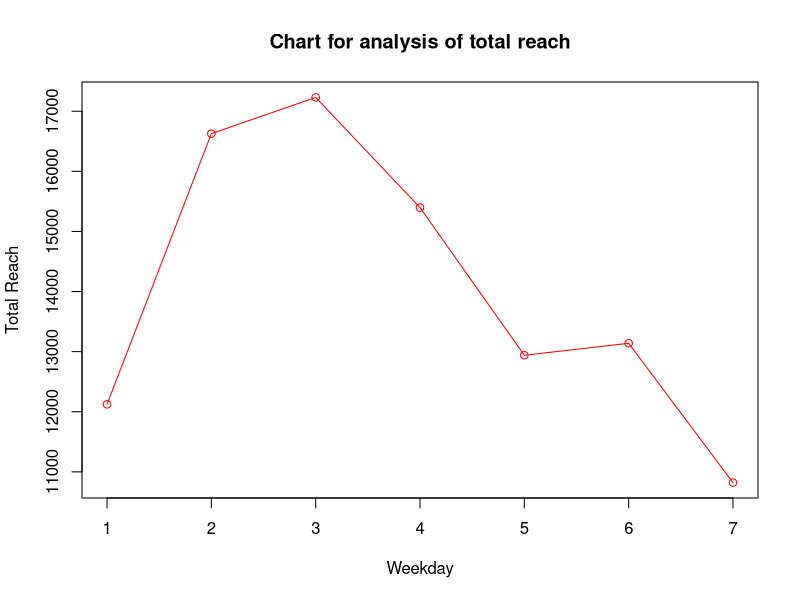
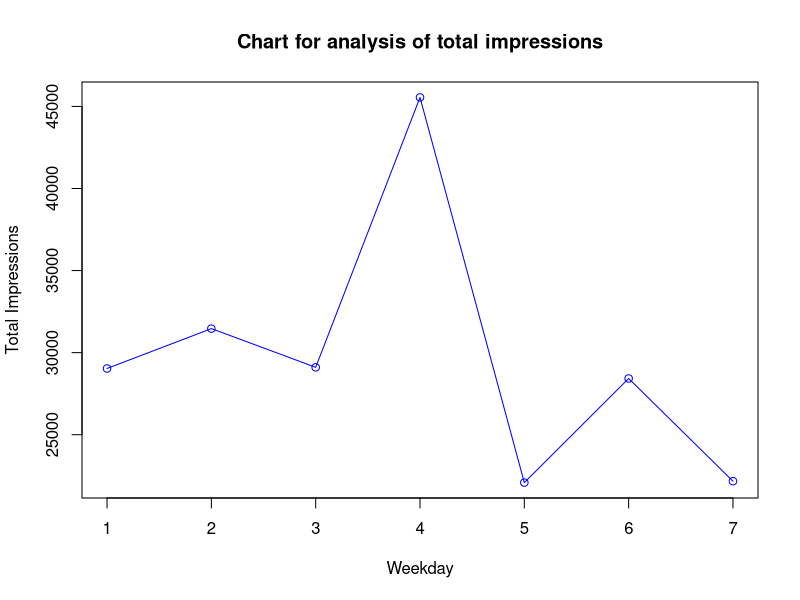
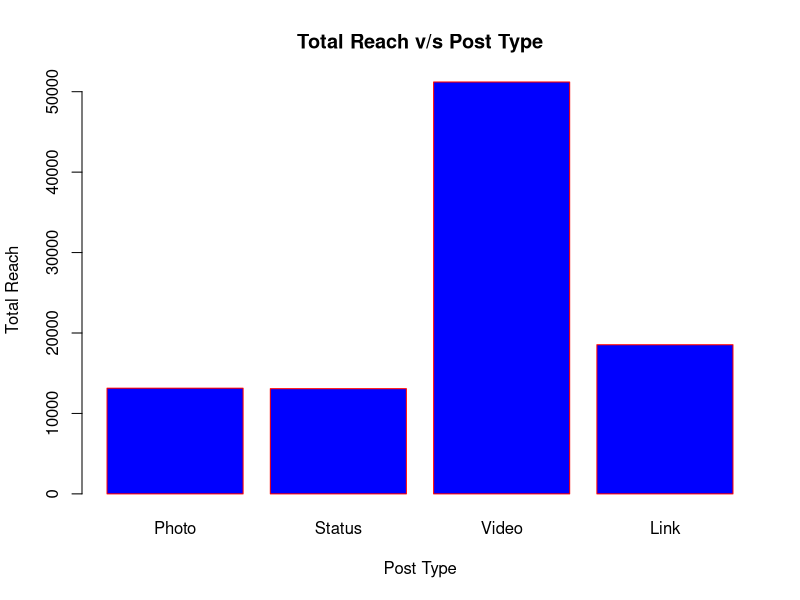
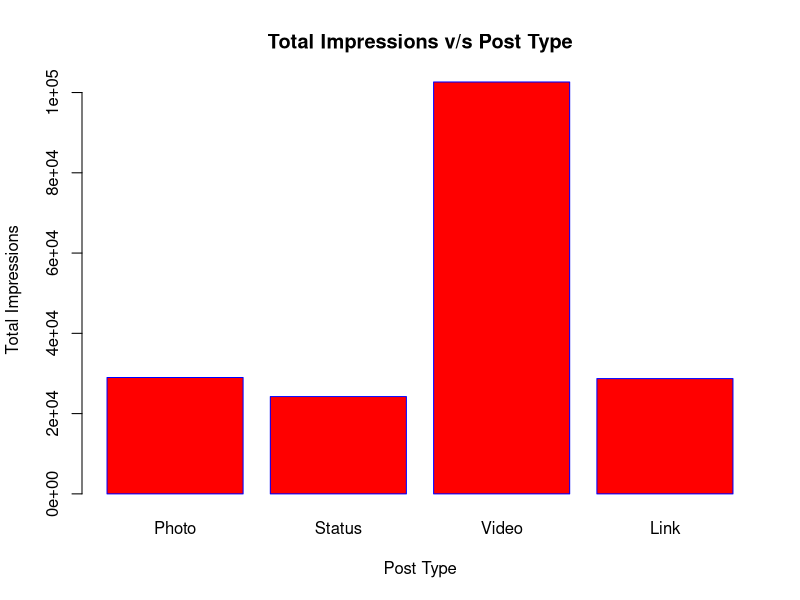
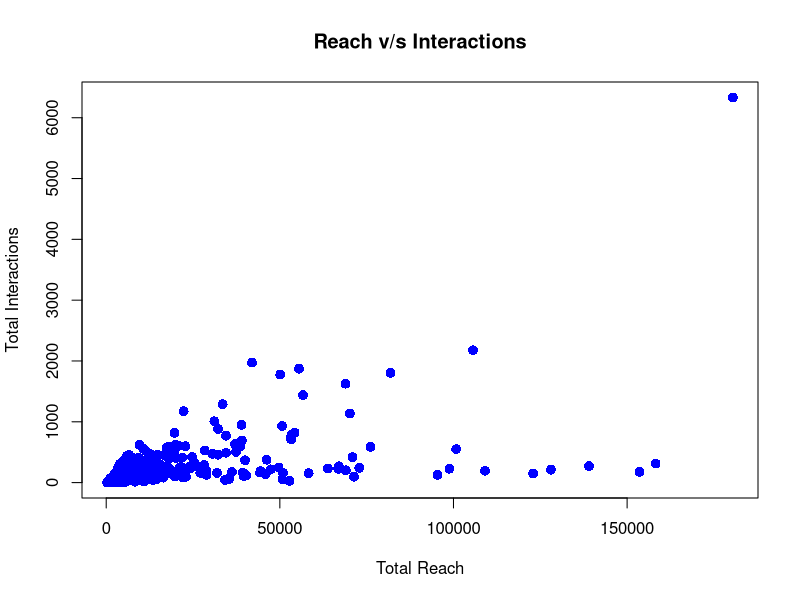
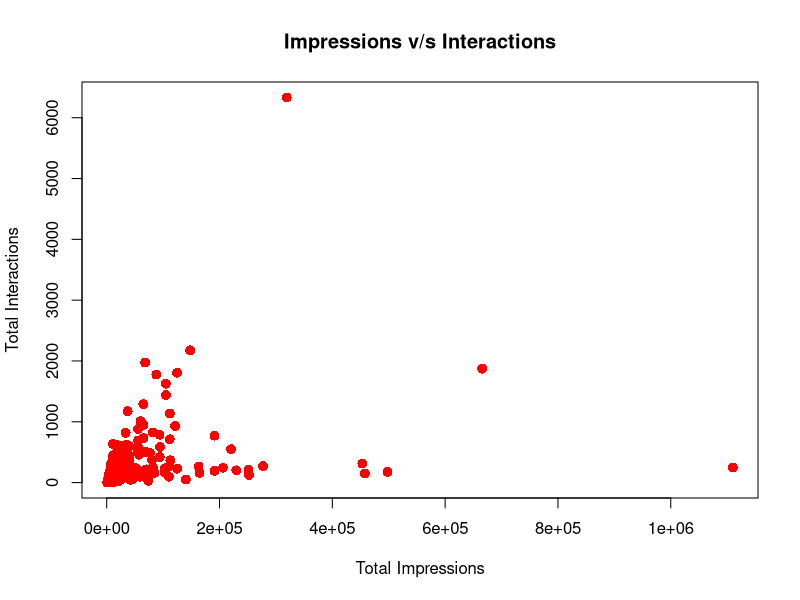
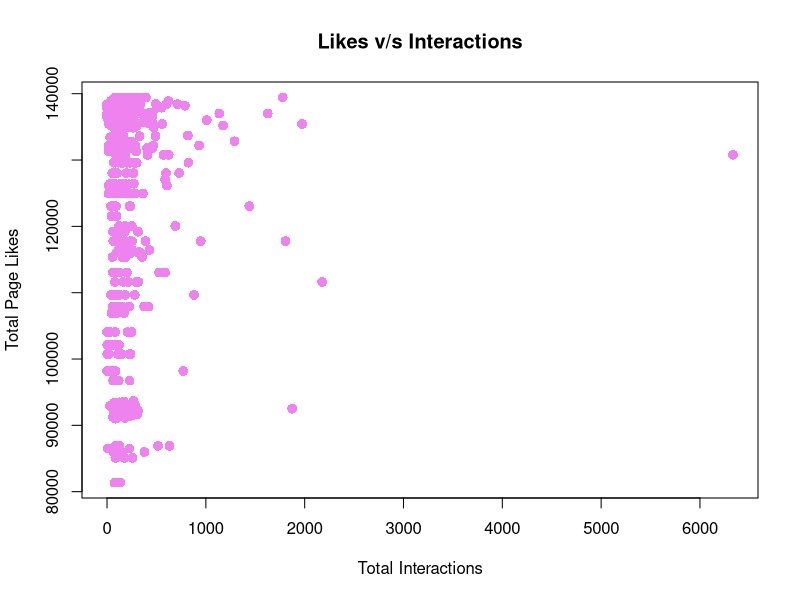

Generate these figures, in order, with R: (Note: this script raises an error after producing the figures.)
print("Facebook dataset for page analysis")
data<-read.csv("facebook.csv")
#print(data)
print (is.data.frame(data))
print (ncol(data))
print (nrow(data))

####MULTIPLE REGRESSION ANALYSIS #####
input<-read.csv(file = "facebook.csv", sep = ",")[ ,c('PTL','LPTReach','LPTImpressions','Type','Weekday','Hour')]
print (head(input))
model<-lm(PTL~LPTReach+LPTImpressions+Type+Weekday+Hour,data=input)
print(model)
a <- coef(model)[1]
#print(a)
XLPTReach <- coef(model)[2]
XLPTImpressions <- coef(model)[3]
XTypePhoto <- coef(model)[4]
XTypeStatus <- coef(model)[5]
XTypeVideo <- coef(model)[6]
XWeekday <- coef(model)[7]
Xhour <- coef(model)[8]


####PREDICTION OF NUMBER OF LIKES FROM VARIOUS PARAMETERS####
print("Prediction of number of likes from the multiple regression analysis")
x1 <- readline("What is the total reach?")
x1 <- as.numeric(x1)
x2 <- readline("What is the value for total impressions?") 
x2 <- as.numeric(x2)
x6 <- readline("What is weekday?")
x6 <- as.numeric(x6)
x7 <- readline("Which is the hour of the day?") 
x7 <- as.numeric(x7)
x<-c("Photo","Status","Video")
print(x)
type<-readline("What is the type of post?")
if("Photo" %in% type) {
  Y = a + XLPTReach*x1+XLPTImpressions*x2+XTypePhoto*2.5+XWeekday*x6+Xhour*x7
  Z = a + XLPTReach*x1+XLPTImpressions*x2+XTypePhoto*3+XWeekday*x6+Xhour*x7
  print("Range of likes:")
  print(Y)
  print(Z)
} else if ("Status" %in% x) {
  Y = a + XLPTReach*x1+XLPTImpressions*x2+XTypeStatus*1.4+XWeekday*x6+Xhour*x7
  Z = a + XLPTReach*x1+XLPTImpressions*x2+XTypeStatus*2+XWeekday*x6+Xhour*x7
  print("Range of likes:")
  print(Y)
  print(Z)
} else if ("Video" %in% x) {
  Y = a + XLPTReach*x1+XLPTImpressions*x2+XTypeVideo*1.1+XWeekday*x6+Xhour*x7
  Z = a + XLPTReach*x1+XLPTImpressions*x2+XTypeVideo*1.8+XWeekday*x6+Xhour*x7
  print("Range of likes:")
  print(Y)
  print(Z)
}


#####Relation between post day and number of reached,Number of impressions####

day1<- subset(data,Weekday==1)
mean1R <- mean(day1$LPTReach)
mean1I <- mean(day1$LPTImpressions)


day2<- subset(data,Weekday==2)
mean2R <- mean(day2$LPTReach)
mean2I <- mean(day2$LPTImpressions)

day3<- subset(data,Weekday==3)
mean3R <- mean(day3$LPTReach)
mean3I <- mean(day3$LPTImpressions)

day4<- subset(data,Weekday==4)
mean4R <- mean(day4$LPTReach)
mean4I <- mean(day4$LPTImpressions)

day5<- subset(data,Weekday==5)
mean5R <- mean(day5$LPTReach)
mean5I <- mean(day5$LPTImpressions)

day6<- subset(data,Weekday==6)
mean6R <- mean(day6$LPTReach)
mean6I <- mean(day6$LPTImpressions)

day7<- subset(data,Weekday==7)
mean7R <- mean(day7$LPTReach)
mean7I <- mean(day7$LPTImpressions)

v<-c(mean1R,mean2R,mean3R,mean4R,mean5R,mean6R,mean7R)
t<-c(mean1I,mean2I,mean3I,mean4I,mean5I,mean6I,mean7I)
png(file = "Weekday_TotalReach.png")
plot(v,type = "o",col = "red", xlab = "Weekday", ylab = "Total Reach", 
 main = "Chart for analysis of total reach")
dev.off()

png(file = "Weekday_TotalImpressions.png")
plot(t,type = "o",col = "blue", xlab = "Weekday", ylab = "Total Impressions", 
     main = "Chart for analysis of total impressions")
dev.off()

#####RELATION BETWEEN TYPE OF POST & REACH, POST & IMPRESSIONS#####
photodf <- subset(data,Type=="Photo")
meanPR <- mean(photodf$LPTReach)
meanPI <- mean(photodf$LPTImpressions)
#meanPLikesP <- mean(photodf$PTL)


statusdf <- subset(data,Type=="Status")
meanSR <- mean(statusdf$LPTReach)
meanSI <- mean(statusdf$LPTImpressions)
#meanPLikesS <- mean(statusdf$PTL)


videodf <- subset(data,Type=="Video")
meanVR <- mean(videodf$LPTReach)
meanVI <- mean(videodf$LPTImpressions)
#meanPLikesV <- mean(videodf$PTL)


linkdf <- subset(data,Type=="Link")
meanLR <- mean(linkdf$LPTReach)
meanLI <- mean(linkdf$LPTImpressions)
#meanPLikesL <- mean(linkdf$PTL)

ValueR <- c(meanPR,meanSR,meanVR,meanLR)
ValueI <- c(meanPI,meanSI,meanVI,meanLI)
Post <- c("Photo","Status","Video","Link")
png(file = "barchart_reach&postType.png")

barplot(ValueR,names.arg = Post,xlab = "Post Type",ylab = "Total Reach",col = "blue",
        main = "Total Reach v/s Post Type",border = "red")
dev.off()

png(file = "barchart_Impressions&postType.png")
barplot(ValueI,names.arg = Post,xlab = "Post Type",ylab = "Total Impressions",col = "red",
        main = "Total Impressions v/s Post Type",border = "blue")
dev.off()

######Total Reach,Impressions,Likes on basis of total interactions######
ReachInt<-data$LPTReach
ImpressionInt<-data$LPTImpressions
LikesInt<-data$PTL
TotalInt<-data$Total.Interactions

relation <- lm(TotalInt~ReachInt)
png(file = "linearregression(ReachvsInteractions.png")
plot(ReachInt,TotalInt,col = "blue",main = "Reach v/s Interactions",
     cex = 1.3,pch = 16,ylab = "Total Interactions",xlab = "Total Reach")
dev.off()

relation <- lm(TotalInt~ImpressionInt)
png(file = "linearregression(ImpressionsvsInteractions.png")
plot(ImpressionInt,TotalInt,col = "red",main = "Impressions v/s Interactions",
     cex = 1.3,pch = 16,ylab = "Total Interactions",xlab = "Total Impressions")
dev.off()

relation <- lm(LikesInt~TotalInt)
png(file = "linearregression(LikesvsInteractions.png")
plot(TotalInt,LikesInt,col = "violet",main = "Likes v/s Interactions",
     cex = 1.3,pch = 16,xlab = "Total Interactions",ylab = "Total Page Likes")
dev.off()


######Paid And Type,LPTReachL,Reach,Impressions######
data1<-read.csv("facebook.csv")
library(party)

png(file = "Paid(PartialData).png")
output.tree <- ctree(
  Paid[1:100] ~ ReachInt[1:100] + ImpressionInt[1:100], 
  data = data1)
plot(output.tree)
dev.off()

png(file = "Paid(FullData).png")
output.tree <- ctree(
  Paid[1:100] ~ ReachInt[1:100] + ImpressionInt[1:100], 
  data = data1)
plot(output.tree)
dev.off()


#####Lifetimepost liked & engaged ones####
LPEuser1<-data$LPEuser
LEngaged1<-data$LEngaged
divi.result <- (LPEuser1/LEngaged1)*100
LPEuser1mean<-mean(divi.result)
LEngaged1mean=100-LPEuser1mean
x<-c(LPEuser1mean,LEngaged1mean)
piepercent<- round(100*x/sum(x), 1)
png(file = "Engaged_users.png")
pie(x,labels=piepercent, main = "Engaged users %", col = rainbow(length(x)))
legend("topright", c("Users already liked the page","Others"), cex = 0.8,fill = rainbow(length(x)))
dev.off()

#####Reached,Engaged and Consumed per post type#######
LPTreach<-photodf$LPTReach
LEngaged2<-photodf$LEngaged
LConsumer<-photodf$LPConsumers
print("Statistical results for post type=photo")
print(mean(LPTreach))
print(mean(LEngaged2))
print(mean(LConsumer))
divi.result1<- (LEngaged2/LPTreach)*100
divi.result2<- (LConsumer/LPTreach)*100
others<-100-(divi.result1+divi.result2)
LEngaged2mean<-mean(divi.result1)
LConsumermean<-mean(divi.result2)
others<-100-(LEngaged2mean+LConsumermean)
x<-c(LEngaged2mean,LConsumermean,others)
piepercent<- round(100*x/sum(x), 1)
png(file = "Reach_Engaged_Consumers(photo).png")
pie(x,labels=piepercent, main = "Engaged Users,Consumed from total reach(photo)%", col = rainbow(length(x)))
legend("topright", c("Engaged users%","Lifetime Post Consumers%","Others%"), cex = 0.8,fill = rainbow(length(x)))
dev.off()

LPTreach<-statusdf$LPTReach
LEngaged2<-statusdf$LEngaged
LConsumer<-statusdf$LPConsumers
print("Statistical results for post type=status")
print(mean(LPTreach))
print(mean(LEngaged2))
print(mean(LConsumer))
divi.result1<- (LEngaged2/LPTreach)*100
divi.result2<- (LConsumer/LPTreach)*100
others<-100-(divi.result1+divi.result2)
LEngaged2mean<-mean(divi.result1)
LConsumermean<-mean(divi.result2)
others<-100-(LEngaged2mean+LConsumermean)
x<-c(LEngaged2mean,LConsumermean,others)
piepercent<- round(100*x/sum(x), 1)
png(file = "Reach_Engaged_Consumers(status).png")
pie(x,labels=piepercent, main = "Engaged Users,Consumed from total reach(status)%", col = rainbow(length(x)))
legend("topright", c("Engaged users%","Lifetime Post Consumers%","Others%"), cex = 0.8,fill = rainbow(length(x)))
dev.off()

LPTreach<-videodf$LPTReach
LEngaged2<-videodf$LEngaged
LConsumer<-videodf$LPConsumers
print("Statistical results for post type=video")
print(mean(LPTreach))
print(mean(LEngaged2))
print(mean(LConsumer))
divi.result1<- (LEngaged2/LPTreach)*100
divi.result2<- (LConsumer/LPTreach)*100
others<-100-(divi.result1+divi.result2)
LEngaged2mean<-mean(divi.result1)
LConsumermean<-mean(divi.result2)
others<-100-(LEngaged2mean+LConsumermean)
x<-c(LEngaged2mean,LConsumermean,others)
piepercent<- round(100*x/sum(x), 1)
png(file = "Reach_Engaged_Consumers(video).png")
pie(x,labels=piepercent, main = "Engaged Users,Consumed from total reach(video)%", col = rainbow(length(x)))
legend("topright", c("Engaged users%","Lifetime Post Consumers%","Others%"), cex = 0.8,fill = rainbow(length(x)))
dev.off()

LPTreach<-linkdf$LPTReach
LEngaged2<-linkdf$LEngaged
LConsumer<-linkdf$LPConsumers
print("Statistical results for post type=link")
print(mean(LPTreach))
print(mean(LEngaged2))
print(mean(LConsumer))
divi.result1<- (LEngaged2/LPTreach)*100
divi.result2<- (LConsumer/LPTreach)*100
others<-100-(divi.result1+divi.result2)
LEngaged2mean<-mean(divi.result1)
LConsumermean<-mean(divi.result2)
others<-100-(LEngaged2mean+LConsumermean)
x<-c(LEngaged2mean,LConsumermean,others)
piepercent<- round(100*x/sum(x), 1)
png(file = "Reach_Engaged_Consumers(link).png")
pie(x,labels=piepercent, main = "Engaged Users,Consumed from total reach(link)%", col = rainbow(length(x)))
legend("topright", c("Engaged users%","Lifetime Post Consumers%","Others%"), cex = 0.8,fill = rainbow(length(x)))
dev.off()


#####Total consumptions,Engaged v/s impressions per post type#####
LPConsumptions<-photodf$LPConsumptions
LPTimpressions<-photodf$LPTImpressions
LEngaged2<-photodf$LEngaged
print("Statistical Results for post type=photo")
print(mean(LPTimpressions))
print(mean(LPConsumptions))
print(mean(LEngaged2))
divi.result<-(LPConsumptions/LPTimpressions)*100
divi.result2<-(LEngaged2/LPTimpressions)*100
LEngaged2mean<-mean(divi.result)
LPConsumptionsmean<-mean(divi.result2)
others<-100-(LEngaged2mean + LPConsumptionsmean)
x<-c(LEngaged2mean,LPConsumptionsmean,others)
piepercent<- round(100*x/sum(x), 1)
png(file = "Impressions_Engaged_Consumptions(photo).png")
pie(x,labels=piepercent, main = "Engaged Users,Consumptions from total impressions(photo)%", col = rainbow(length(x)))
legend("topright", c("Engaged users%","Lifetime Post Consumptions%","Others%"), cex = 0.8,fill = rainbow(length(x)))
dev.off()

LPConsumptions<-statusdf$LPConsumptions
LPTimpressions<-statusdf$LPTImpressions
LEngaged2<-statusdf$LEngaged
print("Statistical Results for post type=status")
print(mean(LPTimpressions))
print(mean(LPConsumptions))
print(mean(LEngaged2))
divi.result<-(LPConsumptions/LPTimpressions)*100
divi.result2<-(LEngaged2/LPTimpressions)*100
LEngaged2mean<-mean(divi.result)
LPConsumptionsmean<-mean(divi.result2)
others<-100-(LEngaged2mean + LPConsumptionsmean)
x<-c(LEngaged2mean,LPConsumptionsmean,others)
piepercent<- round(100*x/sum(x), 1)
png(file = "Impressions_Engaged_Consumptions(status).png")
pie(x,labels=piepercent, main = "Engaged Users,Consumptions from total impressions(status)%", col = rainbow(length(x)))
legend("topright", c("Engaged users%","Lifetime Post Consumptions%","Others%"), cex = 0.8,fill = rainbow(length(x)))
dev.off()

LPConsumptions<-videodf$LPConsumptions
LPTimpressions<-videodf$LPTImpressions
LEngaged2<-videodf$LEngaged
print("Statistical Results for post type=video")
print(mean(LPTimpressions))
print(mean(LPConsumptions))
print(mean(LEngaged2))
divi.result<-(LPConsumptions/LPTimpressions)*100
divi.result2<-(LEngaged2/LPTimpressions)*100
LEngaged2mean<-mean(divi.result)
LPConsumptionsmean<-mean(divi.result2)
others<-100-(LEngaged2mean + LPConsumptionsmean)
x<-c(LEngaged2mean,LPConsumptionsmean,others)
piepercent<- round(100*x/sum(x), 1)
png(file = "Impressions_Engaged_Consumptions(video).png")
pie(x,labels=piepercent, main = "Engaged Users,Consumptions from total impressions(video)%", col = rainbow(length(x)))
legend("topright", c("Engaged users%","Lifetime Post Consumptions%","Others%"), cex = 0.8,fill = rainbow(length(x)))
dev.off()

LPConsumptions<-linkdf$LPConsumptions
LPTimpressions<-linkdf$LPTImpressions
LEngaged2<-linkdf$LEngaged
print("Statistical Results for post type=link")
print(mean(LPTimpressions))
print(mean(LPConsumptions))
print(mean(LEngaged2))
divi.result<-(LPConsumptions/LPTimpressions)*100
divi.result2<-(LEngaged2/LPTimpressions)*100
LEngaged2mean<-mean(divi.result)
LPConsumptionsmean<-mean(divi.result2)
others<-100-(LEngaged2mean + LPConsumptionsmean)
x<-c(LEngaged2mean,LPConsumptionsmean,others)
piepercent<- round(100*x/sum(x), 1)
png(file = "Impressions_Engaged_Consumptions(link).png")
pie(x,labels=piepercent, main = "Engaged Users,Consumptions from total impressions(link)%", col = rainbow(length(x)))
legend("topright", c("Engaged users%","Lifetime Post Consumptions%","Others%"), cex = 0.8,fill = rainbow(length(x)))
dev.off()
